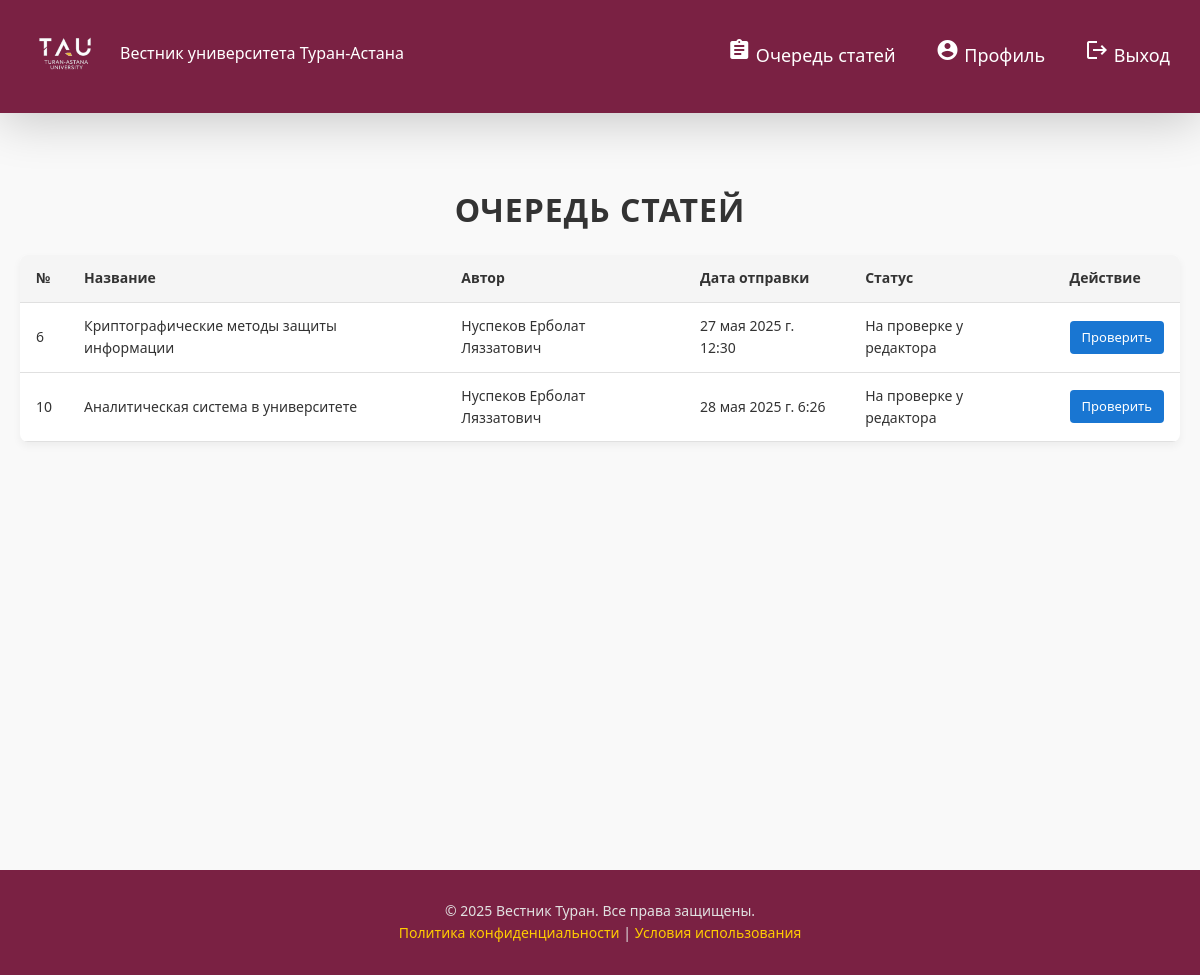
The page /bid/my/ (signed in) on the database as committed earlier.
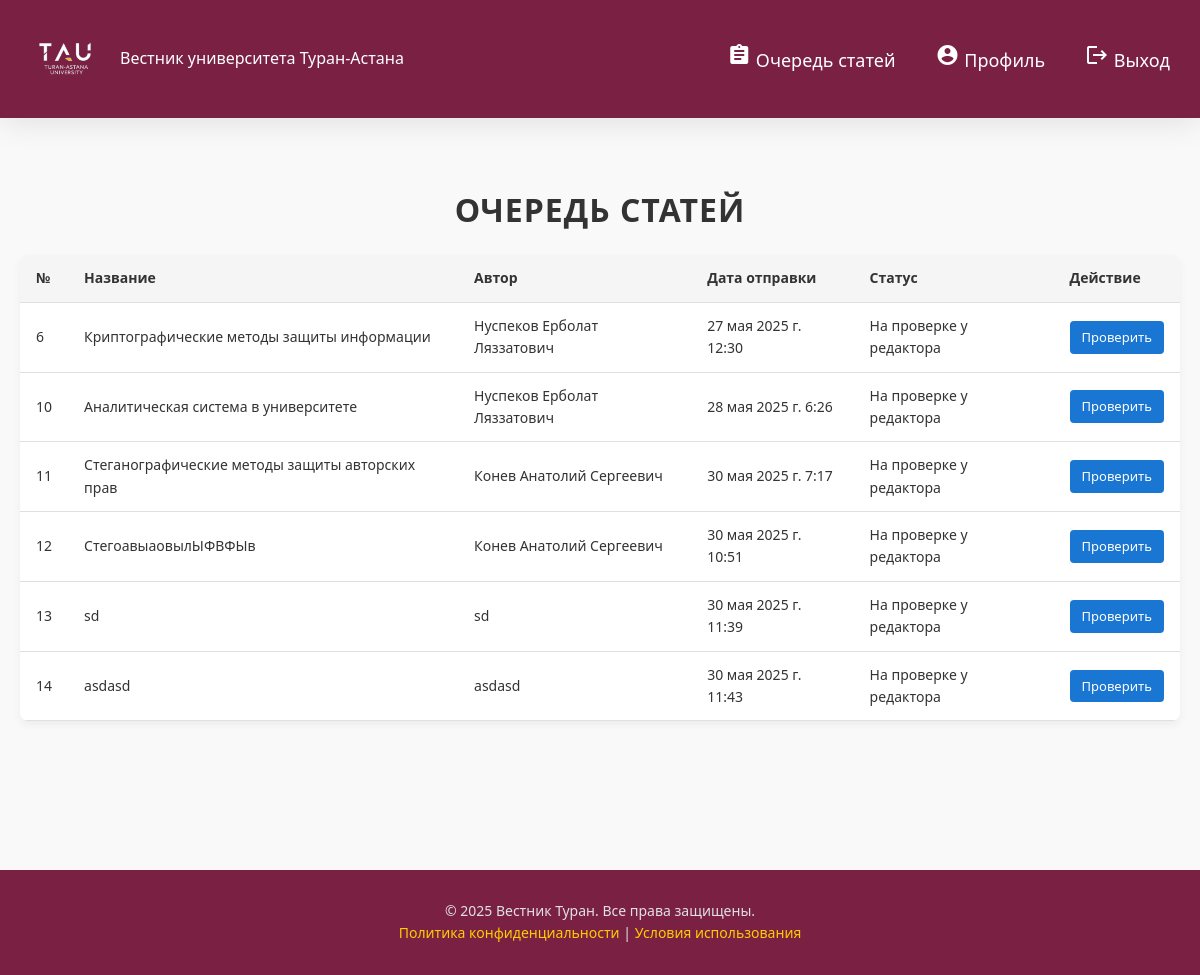
The same page on the database as committed later.
### bid/models.py (models this page shows)
class Bid(models.Model):
    status = models.CharField(max_length=255, choices=BidStatus.choices, default=BidStatus.DRAFT)
    date_created = models.DateTimeField(auto_now_add=True)
    review = RichTextField(null=True, blank=True)
    reviewer = models.ForeignKey(CustomUser, on_delete=models.PROTECT, null=True, blank=True)
    article = models.ForeignKey(Article, on_delete=models.CASCADE)
    responsible = models.ForeignKey(CustomUser, on_delete=models.CASCADE, null=True, blank=True, related_name='bids_responsible')
    comment = RichTextField(null=True, blank=True)
    exclusive_submission = models.BooleanField(null=True, blank=True, default=True, help_text="Подтвердите, что статья не публиковалась ранее и не рассматривается другим журналом")
    no_plagiarism = models.BooleanField(null=True, blank=True,
        default=True,
        help_text="Подтвердите, что в статье отсутствуют неправомерные заимствования текста (плагиат)"
    )
    authors_confirmed = models.BooleanField(null=True, blank=True,
        default=False,
        help_text="Все авторы подтвердили прочтение и согласие с рукописью"
    )
    ai_usage_details = models.TextField(null=False, blank=False,
        help_text="Если применялся ИИ, опишите, на каких этапах (поиск источников, анализ данных, визуализация и т.п.)"
    )
    manuscript = models.FileField(null=True, blank=True,
        upload_to='manuscripts/',
        help_text=(
            'Файл рукописи статьи в формате *.DOC или *.DOCX. '
            'Перед загрузкой убедитесь, что файл оформлен в соответствии с '
            '<a href="URL_на_требования" target="_blank">требованиями для авторов</a> и не содержит никаких упоминаний об авторах, '
            'их местах работы, должностях, ученых степенях и ученых званиях, а также об источниках финансирования и иной информации, '
            'которая может использоваться для идентификации авторов.'
        )
    )
    authors_file = models.FileField(null=True, blank=True,
        upload_to='authors_files/',
        help_text=(
            'Файл со сведениями об авторах в формате *.DOC или *.DOCX. Перед загрузкой убедитесь, что файл оформлен в соответствии с '
            '<a href="URL_на_требования" target="_blank">требованиями для авторов</a> и включает:<br>'
            '– Ф. И. О. авторов, их аффилиации (название подразделения, организация, город, страна), ученые степени, звания, ORCID;<br>'
            '– информацию для корреспонденции: Ф. И. О., email, номер телефона;<br>'
            '– информацию об источниках финансирования;<br>'
            '– информацию о вкладе авторов (с указанием инициалов и видов вклада);<br>'
            '– иные авторские комментарии и примечания (конфликты интересов, благодарности и т.п.).'
        )
    )
    cover_letter = models.FileField(null=True, blank=True,
        upload_to='cover_letters/',
        help_text=(
            'Файл с заполненным и подписанным всеми авторами письмом в формате *.PDF. '
            'Перед загрузкой убедитесь, что файл оформлен в соответствии с '
            '<a href="URL_на_требования" target="_blank">требованиями</a>.'
        )
    )

### articles/models.py (models this page shows)
class Article(models.Model):
    file = models.FileField(upload_to='articles/')  # <-- сюда будет загружаться файл
    language = models.CharField(choices=LanguageChoicesArticle.choices, default=LanguageChoicesArticle.RU)
    tags = models.ManyToManyField(Tag, related_name="articles")
    date = models.DateTimeField(auto_now_add=True)
    title = models.CharField(max_length=255, null=True, blank=True)
    title_kk = models.CharField(max_length=255, null=True, blank=True)
    title_ru = models.CharField(max_length=255, null=True, blank=True)
    annotation = RichTextField(null=True, blank=True)
    annotation_kk = RichTextField(null=True, blank=True)
    annotation_ru = RichTextField(null=True, blank=True)
    authors = models.CharField(max_length=255, null=True, blank=True)
    user = models.ForeignKey('users.CustomUser', on_delete=models.CASCADE, null=True, blank=True)
    category = models.ForeignKey(to=Category, on_delete=models.CASCADE, null=True, blank=True)

### bid/views.py (the view)
# urls.py: path("my/", BidListView.as_view(), name="my_bids"),
class BidListView(LoginRequiredMixin, ListView):
    model = Bid
    template_name = "bid/requests.html"
    login_url = '/users/login/'
    paginate_by = 3
    def get_paginate_by(self, queryset):
        if self.request.user.role == CustomUser.REDACTOR:
            return 10  # например, для редактора показывать по 10 заявок
        return 3  # для остальных — по 3
    def get_queryset(self):
        if self.request.user.role == CustomUser.REDACTOR:
            return super().get_queryset()
        queryset = super().get_queryset()
        return queryset.filter(responsible=self.request.user)
    def get(self, request, *args, **kwargs):
        self.object_list = self.get_queryset()
        context = self.get_context_data()
        if self.request.user.role == CustomUser.REDACTOR:
            return render(request, template_name="bid/redactor/bid-list.html", context=context)
        return render(request, template_name=self.template_name, context=context)

### bid/templates/bid/redactor/bid-list.html (shortened to what this page needs)
{% extends 'redactor-base.html' %}
{% load static %}
  {% block css %}
    <link rel="stylesheet" href="{% static 'css/redactor.css' %}" />
    <link rel="stylesheet" href="{% static 'css/Articlequeue.css' %}" />
  {% endblock %}
{% block content %}
  <main class="main-content">
    <section class="article-queue">
      <h2>Очередь статей</h2>
      <table class="article-table">
        <thead>
          <tr>
            <th>№</th>
            <th>Название</th>
            <th>Автор</th>
            <th>Дата отправки</th>
            <th>Статус</th>
            <th>Действие</th>
          </tr>
        </thead>
        <tbody>
        {% for obj in object_list %}
        <tr>
            <td data-label="№">{{ obj.pk }}</td>
            <td data-label="Название">{{ obj.article.title }}</td>
            <td data-label="Автор">{{ obj.article.authors }}</td>
            <td data-label="Дата отправки">{{ obj.date_created }}</td>
            <td data-label="Статус">{{ obj.get_status_display  }}</td>
            <td data-label="Действие"><a href="{% url 'edit-request-redactor' obj.pk %}" class="btn-small">Проверить</a></td>
          </tr>
        {% endfor %}
        </tbody>
      </table>
    </section>
  </main>
</div>
{% endblock %}

Rows that differ between the two databases and show on the page:
added Bid: pk "11", article "Стеганографические методы защиты авторских прав", article.authors "Конев Анатолий Сергеевич", date_created "30 мая 2025 г. 7:17", status "На проверке у редактора"
added Bid: pk "12", article "СтегоавыаовылЫФВФЫв", article.authors "Конев Анатолий Сергеевич", date_created "30 мая 2025 г. 10:51", status "На проверке у редактора"
added Bid: pk "13", article "sd", article.authors "sd", date_created "30 мая 2025 г. 11:39", status "На проверке у редактора"
added Bid: pk "14", article "asdasd", article.authors "asdasd", date_created "30 мая 2025 г. 11:43", status "На проверке у редактора"
